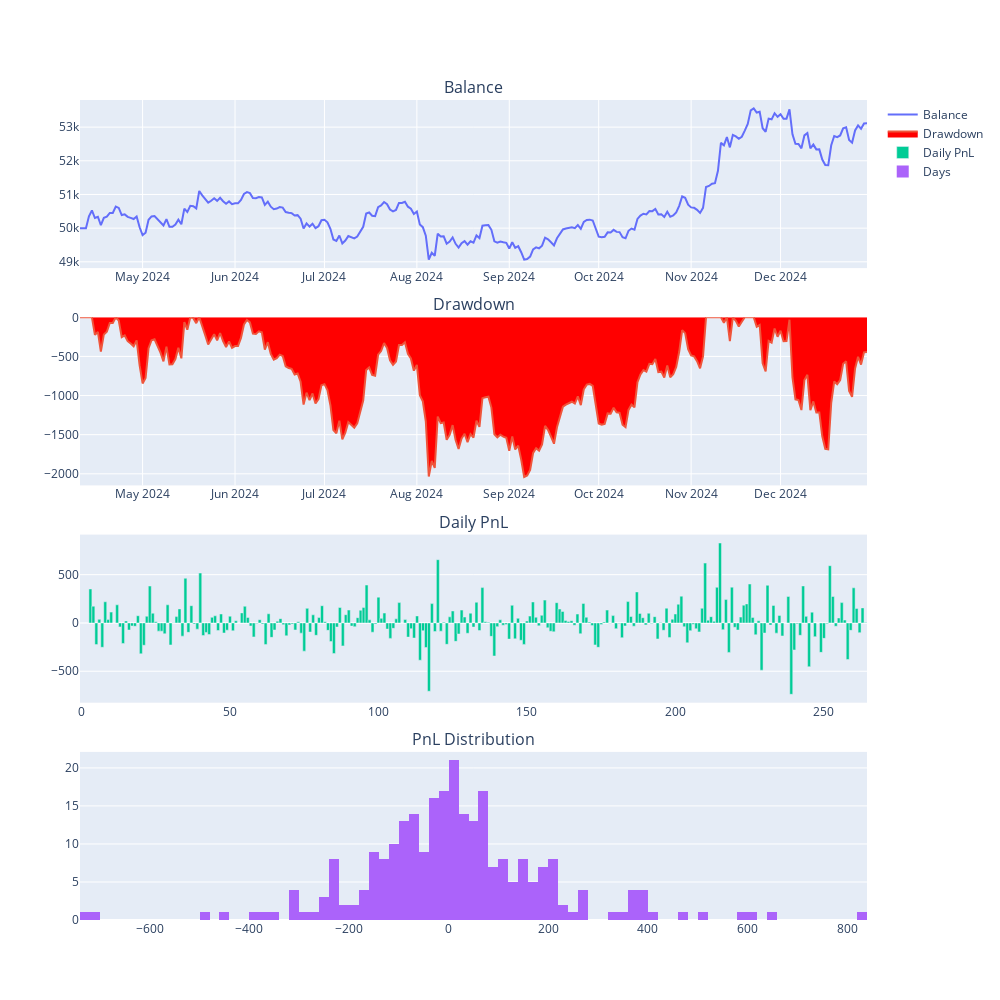

Write notebook code for a chart like this one.
### Code cell
engine.load_data()
engine.run_backtesting()
df = engine.calculate_result()
engine.calculate_statistics()
engine.show_chart()

### Figure 1 — Plotly figure (JSON) as saved in the notebook; plotly's stock layout.template omitted (floating-point values rounded to 4 significant figures; data arrays with more than 128 entries replaced by an {"elided": "..."} marker saying what was removed)
{"data": [{"mode": "lines", "name": "Balance", "type": "scatter", "x": {"elided": "265 str values"}, "xaxis": "x", "y": {"elided": "265 float values"}, "yaxis": "y"}, {"fill": "tozeroy", "fillcolor": "red", "mode": "lines", "name": "Drawdown", "type": "scatter", "x": {"elided": "265 str values"}, "xaxis": "x2", "y": {"elided": "265 float values"}, "yaxis": "y2"}, {"name": "Daily PnL", "type": "bar", "xaxis": "x3", "y": {"elided": "265 float values"}, "yaxis": "y3"}, {"name": "Days", "nbinsx": 100, "type": "histogram", "x": {"elided": "265 float values"}, "xaxis": "x4", "yaxis": "y4"}], "layout": {"annotations": [{"font": {"size": 16}, "showarrow": false, "text": "Balance", "x": 0.5, "xanchor": "center", "xref": "paper", "y": 1, "yanchor": "bottom", "yref": "paper"}, {"font": {"size": 16}, "showarrow": false, "text": "Drawdown", "x": 0.5, "xanchor": "center", "xref": "paper", "y": 0.735, "yanchor": "bottom", "yref": "paper"}, {"font": {"size": 16}, "showarrow": false, "text": "Daily PnL", "x": 0.5, "xanchor": "center", "xref": "paper", "y": 0.47, "yanchor": "bottom", "yref": "paper"}, {"font": {"size": 16}, "showarrow": false, "text": "PnL Distribution", "x": 0.5, "xanchor": "center", "xref": "paper", "y": 0.205, "yanchor": "bottom", "yref": "paper"}], "height": 1000, "width": 1000, "xaxis": {"anchor": "y", "domain": [0, 1]}, "xaxis2": {"anchor": "y2", "domain": [0, 1]}, "xaxis3": {"anchor": "y3", "domain": [0, 1]}, "xaxis4": {"anchor": "y4", "domain": [0, 1]}, "yaxis": {"anchor": "x", "domain": [0.795, 1]}, "yaxis2": {"anchor": "x2", "domain": [0.53, 0.735]}, "yaxis3": {"anchor": "x3", "domain": [0.265, 0.47]}, "yaxis4": {"anchor": "x4", "domain": [0, 0.205]}}}
